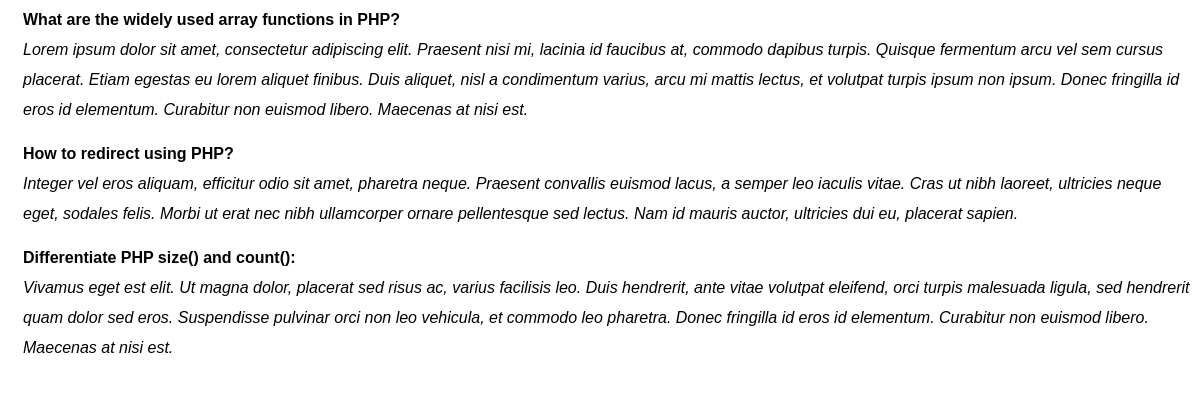
The page / on the database its author committed.
### tables this page shows
CREATE TABLE `php_interview_questions`
(
    `id`       int(8) NOT NULL,
    `question` text NOT NULL,
    `answer`   text NOT NULL
);

### getresult.php (the view, shortened to what this page needs)
<?php
$perPage = 3;
$sql = "SELECT * from php_interview_questions";
$page = 1;
$start = ($page - 1) * $perPage;
$statement = $GLOBALS["connection"]->prepare($sql);
$statement->execute();
$result = $statement->get_result();
$pages = ceil($result->num_rows / $perPage);
$query = $sql . " limit " . $start . "," . $perPage;
$statement = $GLOBALS["connection"]->prepare($query);
$statement->execute();
$result = $statement->get_result();
$output = '';
if (!empty($result)) {
    $output .= '<input type="hidden" class="pagenum" value="' . $page . '" />
                <input type="hidden" class="total-page" value="' . $pages . '" />';
    while ($row = mysqli_fetch_array($result)) {
        $output .= '<div class="question">' . $row["question"] . '</div >';
        $output .= '<div class="answer">' . $row["answer"] . '</div>';
    }
}
print $output;
?>

### index.php (shortened to what this page needs)
<!DOCTYPE html>
<html>
<head>
</head>
<body>
<div id="faq-result">
    <?php include('getresult.php'); ?>
</div>
</body>
</html>

### index.php (style rules this page uses)
body { font-family: Arial; }
.question { font-weight: bold; background-color: #FFF; padding: 7px 0 0 15px; }
.answer { font-style: italic; background-color: #FFF; padding: 0 0 7px 15px; }
#faq-result { margin: -10px auto 0; line-height: 30px; border-radius: 5px; min-height: 300px; }

### rows shown on the page
php_interview_questions: question "What are the widely used array functions in PHP?", answer "Lorem ipsum dolor sit amet, consectetur adipiscing elit. Praesent nisi mi, lacinia id faucibus at, commodo dapibus turpis. Quisque fermentum arcu vel sem cursus placerat. Etiam egestas eu lorem aliquet finibus. Duis aliquet, nisl a condimentum varius, arcu mi mattis lectus, et volutpat turpis ipsum non ipsum. Donec fringilla id eros id elementum. Curabitur non euismod libero. Maecenas at nisi est."
php_interview_questions: question "How to redirect using PHP?", answer "Integer vel eros aliquam, efficitur odio sit amet, pharetra neque. Praesent convallis euismod lacus, a semper leo iaculis vitae. Cras ut nibh laoreet, ultricies neque eget, sodales felis. Morbi ut erat nec nibh ullamcorper ornare pellentesque sed lectus. Nam id mauris auctor, ultricies dui eu, placerat sapien."
php_interview_questions: question "Differentiate PHP size() and count():", answer "Vivamus eget est elit. Ut magna dolor, placerat sed risus ac, varius facilisis leo. Duis hendrerit, ante vitae volutpat eleifend, orci turpis malesuada ligula, sed hendrerit quam dolor sed eros. Suspendisse pulvinar orci non leo vehicula, et commodo leo pharetra. Donec fringilla id eros id elementum. Curabitur non euismod libero. Maecenas at nisi est."
